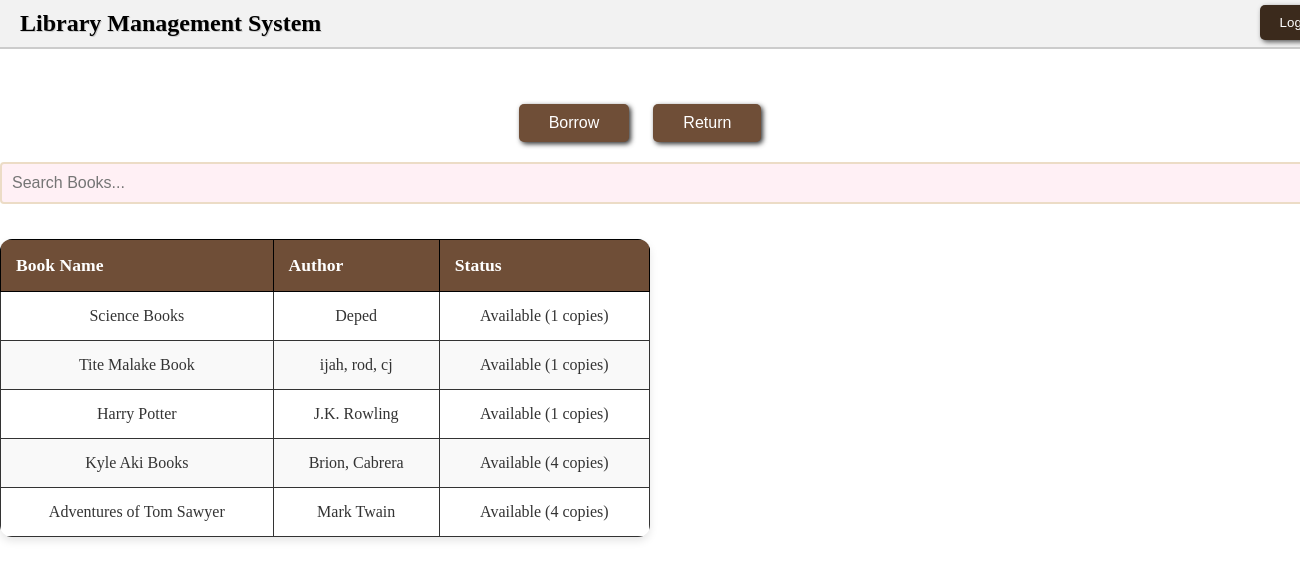
The app's page /member/homepage (signed in), older data.
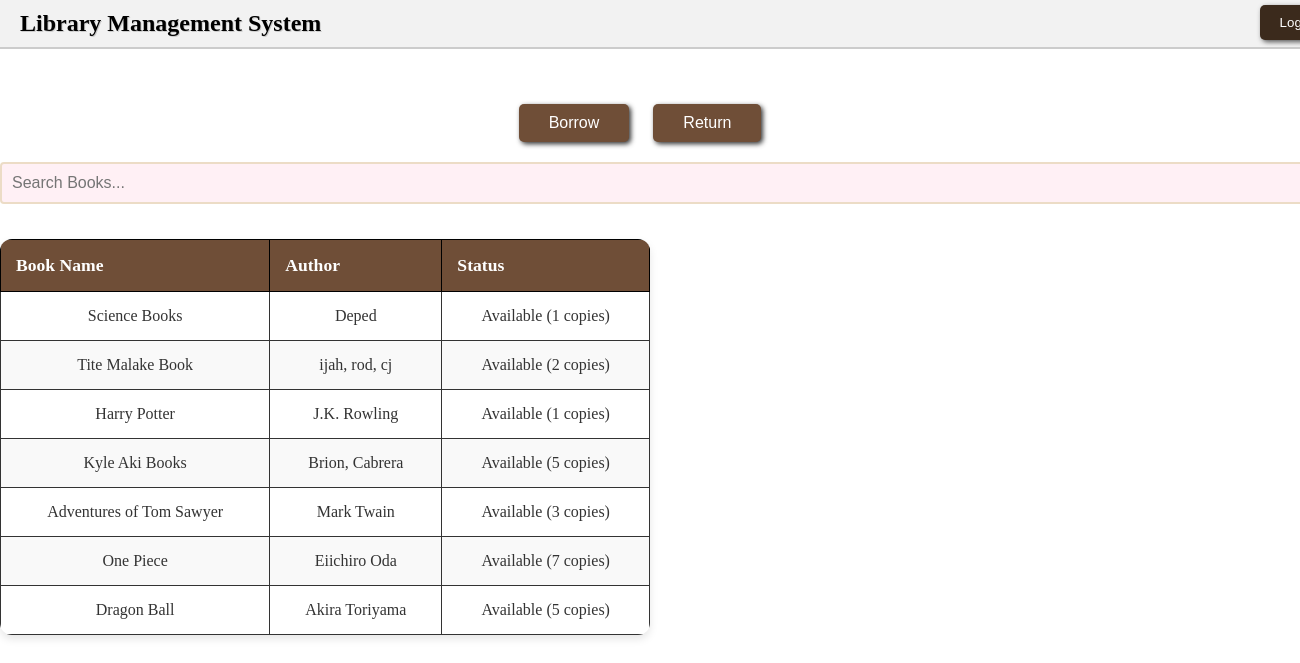
The same page, newer data.
### website/models.py (models this page shows, shortened)
class Book(db.Model):
    id = db.Column(db.Integer, primary_key=True)
    title = db.Column(db.String(255), nullable=False)
    author = db.Column(db.String(255), nullable=False)
    isbn = db.Column(db.String(20), unique=True, nullable=False)
    available_copies = db.Column(db.Integer, default=1)

### website/views.py (the view)
@views.route('/member/homepage')
@login_required
def member_homepage():
    books = Book.query.all()
    borrowed_books = BorrowRecord.query.filter_by(user_id=current_user.id, returned=False).all()
    borrowed_count = len(borrowed_books)
    return render_template('member_home.html', books=books, borrowed_books=borrowed_books, borrowed_count=borrowed_count)

### website/__init__.py (called while the page is built)
def create_app():
    app = Flask(__name__)
    app.config["SECRET_KEY"] = 'aobwduiao'
    app.config['SQLALCHEMY_DATABASE_URI'] = f'sqlite:///library.db'
    db.init_app(app)
    migrate.init_app(app, db)
    bcrypt.init_app(app)
    login_manager.init_app(app)
    @login_manager.user_loader
    def load_user(user_id):
        return User.query.get(int(user_id))
    from .auth import auth
    app.register_blueprint(auth)
    from .views import views
    app.register_blueprint(views)
    with app.app_context():
        try:
            with db.engine.connect() as connection:
                connection.execute(text("SELECT 1"))
            print("Database connection successful!")
        except Exception as e:
            print(f"Database connection failed: {e}")
    create_database(app)
    return app

### website/templates/member_home.html (shortened to what this page needs)
{% extends "base.html" %}
{% block content %}
  <div class="container-member">
    <div class="header2">
      <h1>Library Management System</h1>
    </div>
    <button class="logout-btns" onclick="popLogout()">Logout</button>
    <div class="actions">
      <button class="action-btn" onclick="showBorrowBooks()">Borrow</button>
      <button class="action-btn" onclick="popReturn()">Return</button>
    </div>
    <div class="search-bar-member" style="margin-top: 20px;">
      <input type="text" id="searchInput" placeholder="Search Books..." onkeyup="searchBooks()">
    </div>
    <div class="table-member">
      <table>
        <thead>
          <tr>
            <th>Book Name</th>
            <th>Author</th>
            <th>Status</th>
          </tr>
        </thead>
        <tbody>
          {% for book in books %}
          <tr>
            <td>{{ book.title }}</td>
            <td>{{ book.author }}</td>
            <td>
              {% if book.available_copies > 0 %}
                Available ({{ book.available_copies }} copies)
              {% else %}
                Not Available
              {% endif %}
            </td>
          </tr>
          {% endfor %}
        </tbody>
      </table>
    </div>
  </div>
{% endblock %}

### website/templates/base.html (shortened to what this page needs)
<!DOCTYPE html>
<html lang="en">
<head>
    <link rel="stylesheet" href="https://cdnjs.cloudflare.com/ajax/libs/font-awesome/6.5.0/css/all.min.css">
    <link rel="stylesheet" type="text/css" href="{{ url_for('static', filename='style.css') }}">
    <link rel="stylesheet" href="{{ url_for('static', filename='style.css') }}">
</head>
<body>
    {% block content %}{% endblock %}
</body>
</html>

### website/static/style.css (style rules this page uses)
body { margin: 0; padding: 0; font-family: 'Georgia', cursive; background-image: url('https://i.pinimg.com/736x/01/13/f9/0113f94f11c47c63ce2221645121b863.jpg'); background-size: cover; background-attachment: fixed; text-align: center; }
.search-bar-member input { width: 100%; padding: 10px; margin-bottom: 15px; border: 2px solid #ecdcc6; background: #fff0f5; border-radius: 4px; font-size: 1rem; }
.table1 table, th, td { border: 1px solid #000; }
.table1 th, td { padding: 10px; text-align: center; }
.table table, th, td { border: 1px solid #000; }
.table th, td { padding: 10px; text-align: center; }
.table2 table, th, td { border: 1px solid #000; }
.table2 th, td { padding: 10px; text-align: center; }
.table3 table, th, td { border: 1px solid #000; }
.table3 th, td { padding: 10px; text-align: center; }
.table4 table, th, td { border: 1px solid #000; }
.table4 th, td { padding: 10px; text-align: center; }
.header2 { background-color: #f2f2f2; padding: 10px 20px; display: flex; justify-content: space-between; align-items: center; border-bottom: 2px solid #ccc; }
.header2 h1 { margin: 0; font-size: 24px; color: #000; text-shadow: 1px 1px #ccc; }
.logout-btns { position: relative; top: -44px; left: 650px; background-color: #3b2a1c; color: white; border: none; padding: 10px 20px; box-shadow: 2px 2px 5px #555; cursor: pointer; border-radius: 5px; }
.actions { text-align: center; margin: 20px 0; }
.action-btn { background-color: #6f4e37; color: white; padding: 10px 30px; margin-right: 20px; border: none; cursor: pointer; font-size: 16px; border-radius: 5px; box-shadow: 2px 2px 5px #333; }
.table th, td { border: 1px solid #333; padding: 10px; text-align: center; }
.table-member table { width: 50%; border-collapse: collapse; background-color: #fff; border-radius: 12px; overflow: hidden; box-shadow: 0 4px 8px rgba(0,0,0,0.1); margin-top: 20px; }
.table-member thead { background-color: #6f4e37; color: white; }
.table-member thead th { padding: 15px; text-align: left; font-size: 1.1rem; }
.table-member tbody tr { border-bottom: 1px solid #ddd; }
.table-member tbody tr:nth-child(even) { background-color: #f9f9f9; }
.table-member tbody td { padding: 15px; font-size: 1rem; color: #333; }

Row changes from the older to the newer data that the page shows:
changed Book "Tite Malake Book": available_copies "1" → "2"
changed Book "Kyle Aki Books": available_copies "4" → "5"
changed Book "Adventures of Tom Sawyer": available_copies "4" → "3"
added Book: title "One Piece", author "Eiichiro Oda", available_copies "7"
added Book: title "Dragon Ball", author "Akira Toriyama", available_copies "5"
